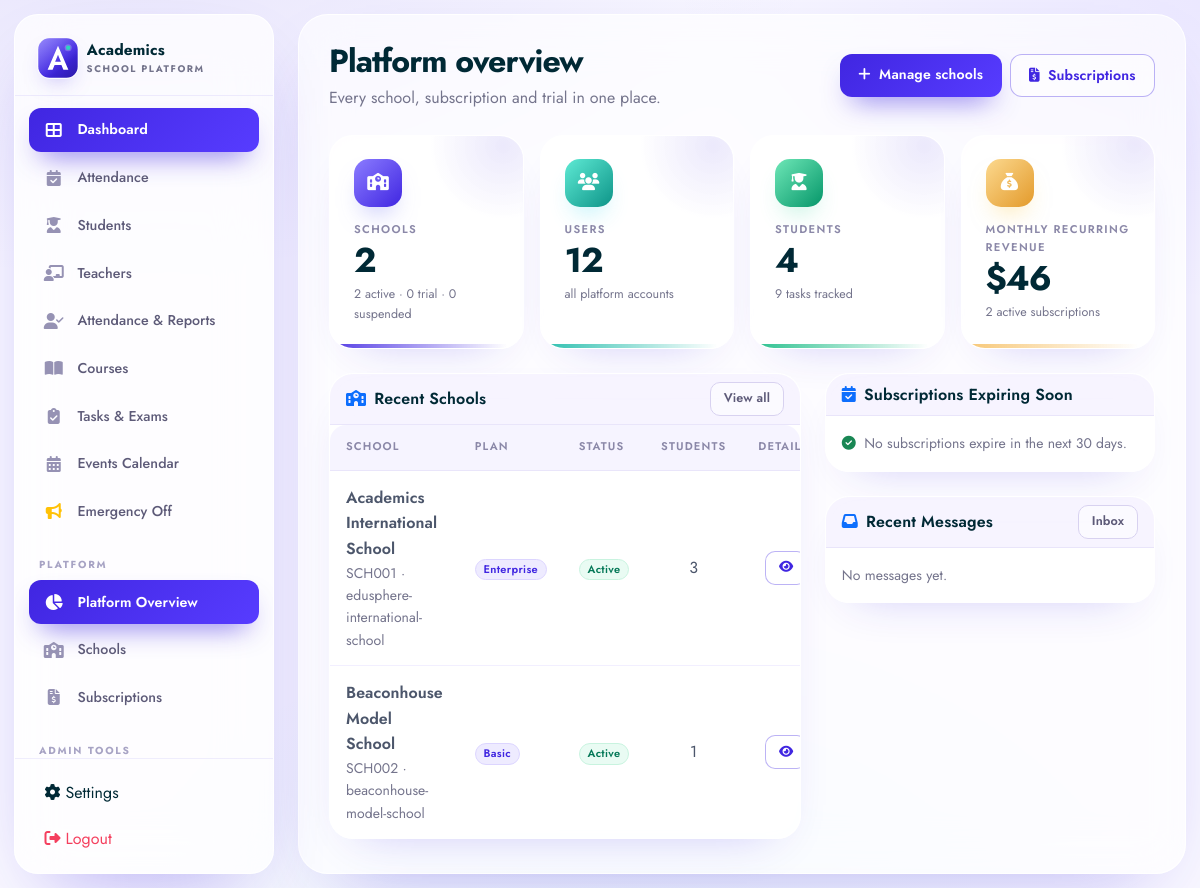
The page /super-admin/dashboard.php (signed in) on the database its author committed.
### tables this page shows
CREATE TABLE `schools` (
  `id` int(11) NOT NULL AUTO_INCREMENT,
  `school_name` varchar(255) NOT NULL,
  `school_code` varchar(50) NOT NULL,
  `subdomain` varchar(50) DEFAULT NULL,
  `school_email` varchar(255) DEFAULT NULL,
  `school_phone` varchar(30) DEFAULT NULL,
  `school_address` text DEFAULT NULL,
  `owner_name` varchar(100) DEFAULT NULL,
  `school_logo` varchar(255) DEFAULT NULL,
  `primary_color` varchar(20) NOT NULL DEFAULT '#4f46e5',
  `secondary_color` varchar(20) NOT NULL DEFAULT '#06b6d4',
  `motto` varchar(255) DEFAULT NULL,
  `website` varchar(255) DEFAULT NULL,
  `status` enum('active','suspended','trial') NOT NULL DEFAULT 'active',
  `plan` enum('basic','pro','enterprise') NOT NULL DEFAULT 'basic',
  `trial_ends_at` datetime DEFAULT NULL,
  `is_active` tinyint(1) NOT NULL DEFAULT 1,
  `subscription_plan` enum('free','basic','premium') NOT NULL DEFAULT 'free',
  `created_at` timestamp NOT NULL DEFAULT current_timestamp(),
  `updated_at` timestamp NOT NULL DEFAULT current_timestamp() ON UPDATE current_timestamp(),
  PRIMARY KEY (`id`),
  UNIQUE KEY `school_code` (`school_code`),
  UNIQUE KEY `uniq_school_subdomain` (`subdomain`),
  KEY `idx_school_code` (`school_code`),
  KEY `idx_school_active` (`is_active`),
  KEY `idx_school_status` (`status`)
);

### includes/saas.php (called while the page is built, shortened)
<?php
require_once __DIR__ . '/functions.php';
function saas_plans(): array
{
    return [
        'basic' => [
            'label'         => 'Basic',
            'price'         => 50.00,
            'student_limit' => 100,
            'tagline'       => 'For small schools getting started',
            'features'      => [
                'Up to 100 students',
                'Student & course management',
                'Tasks, events & announcements',
                'Email support',
            ],
        ],
        'pro' => [
            'label'         => 'Pro',
            'price'         => 150.00,
            'student_limit' => 500,
            'tagline'       => 'For growing schools that need more',
            'features'      => [
                'Up to 500 students',
                'Everything in Basic',
                'Parent portal & progress reports',
                'Priority support',
            ],
        ],
        'enterprise' => [
            'label'         => 'Enterprise',
            'price'         => 500.00,
            'student_limit' => null,
            'tagline'       => 'For large institutions and groups',
            'features'      => [
                'Unlimited students',
                'Everything in Pro',
                'Custom branding & public page',
                'Dedicated onboarding',
            ],
        ],
    ];
}
function saas_plan_label(string $plan): string
{
    $plans = saas_plans();
    return $plans[$plan]['label'] ?? ucfirst($plan);
}
function saas_monthly_recurring_revenue(PDO $pdo): float
{
    $stmt = $pdo->query("
        SELECT COALESCE(SUM(
            CASE WHEN billing_cycle = 'yearly' THEN price / 12 ELSE price END
        ), 0)
        FROM school_subscriptions
        WHERE status = 'active' AND end_date >= CURDATE()
    ");
    return (float)$stmt->fetchColumn();
}

### includes/functions.php (called while the page is built, shortened)
<?php
function e($string) {
    return htmlspecialchars($string ?? '', ENT_QUOTES, 'UTF-8');
}

### super-admin/dashboard.php (the view, shortened to what this page needs)
<?php
require_once '../includes/header.php';
require_once '../includes/saas.php';
$schools = $pdo->query("
    SELECT s.*,
        (SELECT COUNT(*) FROM users u WHERE u.school_id = s.id) AS user_count,
        (SELECT COUNT(*) FROM students st WHERE st.school_id = s.id) AS student_count,
        (SELECT COUNT(*) FROM tasks t WHERE t.school_id = s.id) AS task_count
    FROM schools s
    ORDER BY s.created_at DESC
")->fetchAll();
$totalSchools = count($schools);
$activeSchools = 0;
$trialSchools = 0;
$suspendedSchools = 0;
foreach ($schools as $school) {
    $status = $school['status'] ?? ((int)$school['is_active'] === 1 ? 'active' : 'suspended');
    if ($status === 'active') $activeSchools++;
    elseif ($status === 'trial') $trialSchools++;
    else $suspendedSchools++;
}
$totalUsers = (int)$pdo->query("SELECT COUNT(*) FROM users")->fetchColumn();
$totalStudents = (int)$pdo->query("SELECT COUNT(*) FROM students")->fetchColumn();
$totalTasks = (int)$pdo->query("SELECT COUNT(*) FROM tasks")->fetchColumn();
$activeSubscriptions = (int)$pdo->query("SELECT COUNT(*) FROM school_subscriptions WHERE status = 'active' AND end_date >= CURDATE()")->fetchColumn();
$mrr = saas_monthly_recurring_revenue($pdo);
$recentSchools = array_slice($schools, 0, 6);
$expiring = $pdo->query("
    SELECT ss.*, s.school_name, s.school_code
    FROM school_subscriptions ss
    JOIN schools s ON s.id = ss.school_id
    WHERE ss.status = 'active' AND ss.end_date BETWEEN CURDATE() AND DATE_ADD(CURDATE(), INTERVAL 30 DAY)
    ORDER BY ss.end_date ASC
    LIMIT 6
")->fetchAll();
$recentMessages = $pdo->query("
    SELECT cm.*, s.school_name
    FROM contact_messages cm
    LEFT JOIN schools s ON s.id = cm.school_id
    ORDER BY cm.created_at DESC, cm.id DESC
    LIMIT 5
")->fetchAll();
?>
<div class="d-flex flex-wrap justify-content-between align-items-center gap-2 mb-4">
    <div>
        <h2 class="fw-bold mb-1" style="letter-spacing:-.03em;">Platform overview</h2>
        <p class="text-muted mb-0">Every school, subscription and trial in one place.</p>
    </div>
    <div class="d-flex gap-2">
        <a href="../admin/schools.php" class="btn btn-primary"><i class="fas fa-plus me-1"></i> Manage schools</a>
        <a href="../admin/subscriptions.php" class="btn btn-outline-primary"><i class="fas fa-file-invoice-dollar me-1"></i> Subscriptions</a>
    </div>
</div>
<div class="row g-3 mb-4">
    <div class="col-12 col-md-6 col-xl-3">
        <div class="kpi-card kpi-accent-indigo">
            <div class="kpi-icon icon-indigo"><i class="fas fa-school"></i></div>
            <div class="kpi-lbl">Schools</div>
            <div class="kpi-val"><?php echo $totalSchools; ?></div>
            <div class="kpi-sub"><?php echo $activeSchools; ?> active · <?php echo $trialSchools; ?> trial · <?php echo $suspendedSchools; ?> suspended</div>
        </div>
    </div>
    <div class="col-12 col-md-6 col-xl-3">
        <div class="kpi-card kpi-accent-cyan">
            <div class="kpi-icon icon-cyan"><i class="fas fa-users"></i></div>
            <div class="kpi-lbl">Users</div>
            <div class="kpi-val"><?php echo number_format($totalUsers); ?></div>
            <div class="kpi-sub">all platform accounts</div>
        </div>
    </div>
    <div class="col-12 col-md-6 col-xl-3">
        <div class="kpi-card kpi-accent-emerald">
            <div class="kpi-icon icon-emerald"><i class="fas fa-user-graduate"></i></div>
            <div class="kpi-lbl">Students</div>
            <div class="kpi-val"><?php echo number_format($totalStudents); ?></div>
            <div class="kpi-sub"><?php echo number_format($totalTasks); ?> tasks tracked</div>
        </div>
    </div>
    <div class="col-12 col-md-6 col-xl-3">
        <div class="kpi-card kpi-accent-amber">
            <div class="kpi-icon icon-amber"><i class="fas fa-sack-dollar"></i></div>
            <div class="kpi-lbl">Monthly Recurring Revenue</div>
            <div class="kpi-val">$<?php echo number_format($mrr, 0); ?></div>
            <div class="kpi-sub"><?php echo $activeSubscriptions; ?> active subscriptions</div>
        </div>
    </div>
</div>
<div class="row g-4">
    <div class="col-12 col-xl-7">
        <div class="card">
            <div class="card-header d-flex justify-content-between align-items-center">
                <span><i class="fas fa-school me-2 text-primary"></i>Recent Schools</span>
                <a href="../admin/schools.php" class="btn btn-outline-secondary btn-sm">View all</a>
            </div>
            <div class="card-body p-0">
                <div class="table-responsive">
                    <table class="table table-hover align-middle mb-0">
                        <thead><tr><th>School</th><th>Plan</th><th>Status</th><th class="text-center">Students</th><th class="text-end">Details</th></tr></thead>
                        <tbody>
                        <?php foreach ($recentSchools as $school): ?>
                            <?php
                            $status = $school['status'] ?? 'active';
                            $badge = $status === 'active' ? 'success' : ($status === 'trial' ? 'warning' : 'secondary');
                            ?>
                            <tr>
                                <td>
                                    <div class="fw-semibold"><?php echo e($school['school_name']); ?></div>
                                    <div class="small text-muted"><?php echo e($school['school_code']); ?><?php echo !empty($school['subdomain']) ? ' · ' . e($school['subdomain']) : ''; ?></div>
                                </td>
                                <td><span class="badge bg-primary"><?php echo e(saas_plan_label($school['plan'] ?? 'basic')); ?></span></td>
                                <td><span class="badge bg-<?php echo $badge; ?>"><?php echo e(ucfirst($status)); ?></span></td>
                                <td class="text-center"><?php echo (int)$school['student_count']; ?></td>
                                <td class="text-end"><a href="school.php?id=<?php echo (int)$school['id']; ?>" class="btn btn-sm btn-outline-primary"><i class="fas fa-eye"></i></a></td>
                            </tr>
                        <?php endforeach; ?>
                        </tbody>
                    </table>
                </div>
            </div>
        </div>
    </div>
    <div class="col-12 col-xl-5">
        <div class="card mb-4">
            <div class="card-header"><span><i class="fas fa-calendar-check me-2 text-primary"></i>Subscriptions Expiring Soon</span></div>
            <div class="card-body">
                <?php if ($expiring): ?>
                    <div class="d-flex flex-column gap-3">
                        <?php foreach ($expiring as $sub): ?>
                            <div class="d-flex justify-content-between align-items-center gap-2">
                                <div>
                                    <div class="fw-semibold small"><?php echo e($sub['school_name']); ?></div>
                                    <div class="text-muted" style="font-size:.75rem;"><?php echo e(saas_plan_label($sub['plan'])); ?> · ends <?php echo e(date('M j, Y', strtotime($sub['end_date']))); ?></div>
                                </div>
                                <span class="badge bg-warning text-dark"><?php echo max(0, (int)floor((strtotime($sub['end_date']) - time()) / 86400)); ?>d</span>
                            </div>
                        <?php endforeach; ?>
                    </div>
                <?php else: ?>
                    <p class="text-muted small mb-0"><i class="fas fa-check-circle text-success me-1"></i> No subscriptions expire in the next 30 days.</p>
                <?php endif; ?>
            </div>
        </div>
        <div class="card">
            <div class="card-header d-flex justify-content-between align-items-center">
                <span><i class="fas fa-inbox me-2 text-primary"></i>Recent Messages</span>
                <a href="../admin/messages.php" class="btn btn-outline-secondary btn-sm">Inbox</a>
            </div>
            <div class="card-body">
                <?php if ($recentMessages): ?>
                    <div class="d-flex flex-column gap-3">
                        <?php foreach ($recentMessages as $message): ?>
                            <div>
                                <div class="d-flex justify-content-between gap-2">
                                    <span class="fw-semibold small"><?php echo e($message['name']); ?></span>
                                    <span class="badge bg-<?php echo $message['status'] === 'new' ? 'warning' : 'secondary'; ?>"><?php echo e(ucfirst($message['status'])); ?></span>
                                </div>
                                <div class="text-muted" style="font-size:.75rem;"><?php echo e($message['subject']); ?><?php echo !empty($message['school_name']) ? ' · ' . e($message['school_name']) : ''; ?></div>
                            </div>
                        <?php endforeach; ?>
                    </div>
                <?php else: ?>
                    <p class="text-muted small mb-0">No messages yet.</p>
                <?php endif; ?>
            </div>
        </div>
    </div>
</div>
<?php require_once '../includes/footer.php'; ?>

### rows shown on the page
schools: school_name "Academics International School", school_code "SCH001", subdomain "edusphere-international-school", plan "Enterprise", status "Active", student_count "3"
schools: school_name "Beaconhouse Model School", school_code "SCH002", subdomain "beaconhouse-model-school", plan "Basic", status "Active", student_count "1"

### other values the page prints
$totalSchools "2"
$activeSchools "2"
$trialSchools "0"
$suspendedSchools "0"
$totalUsers "12"
$totalStudents "4"
$totalTasks "9"
$mrr "46"
$activeSubscriptions "2"
